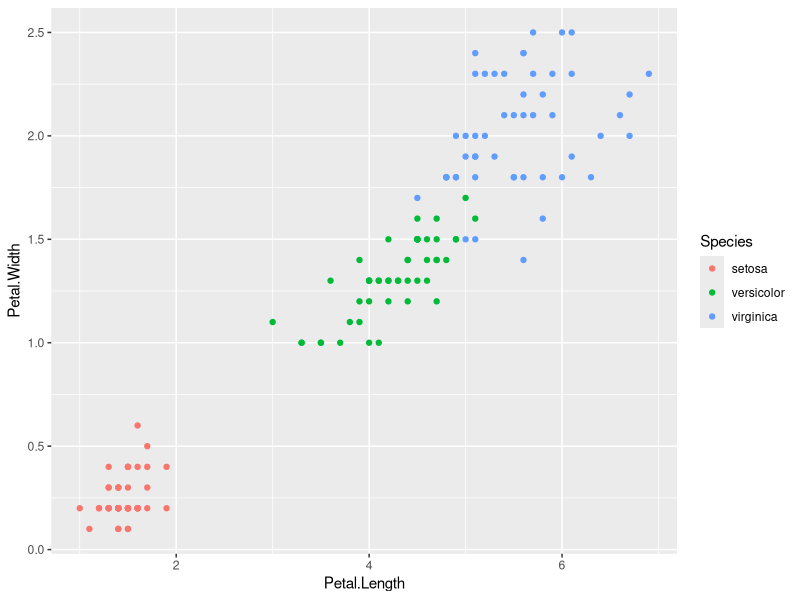
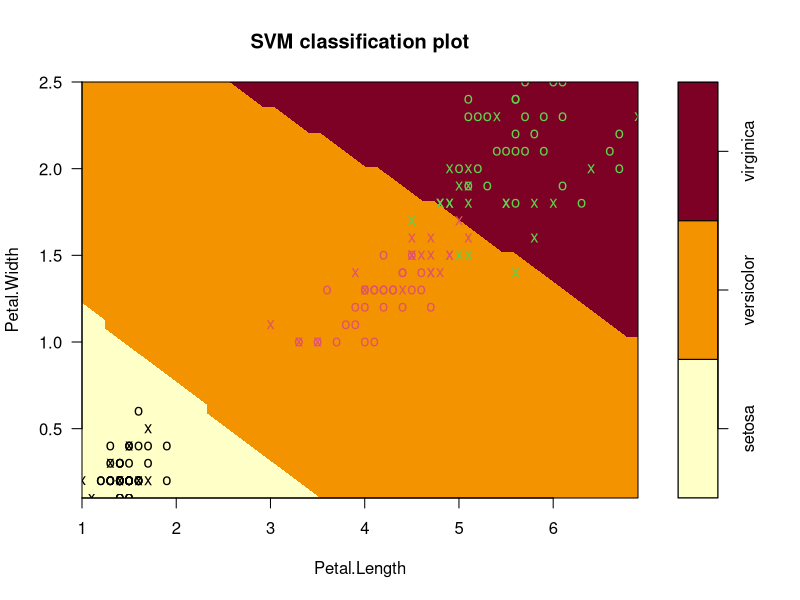
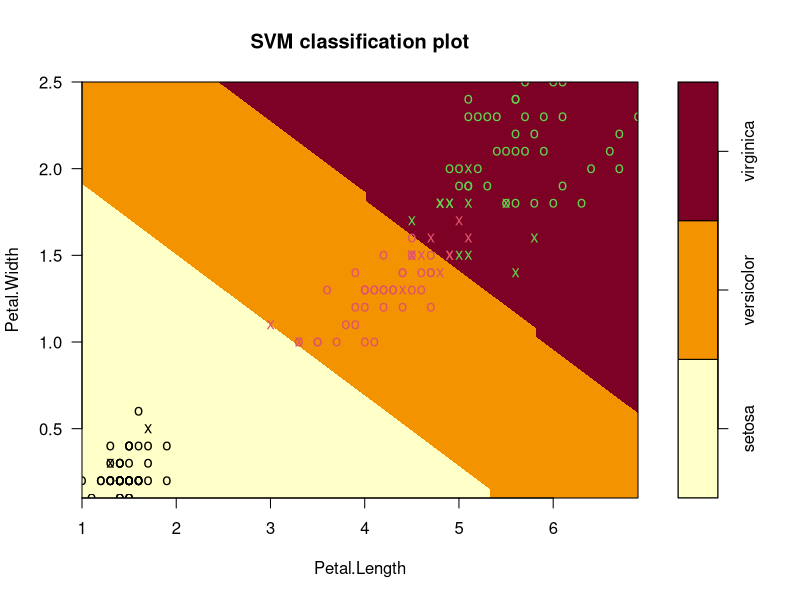
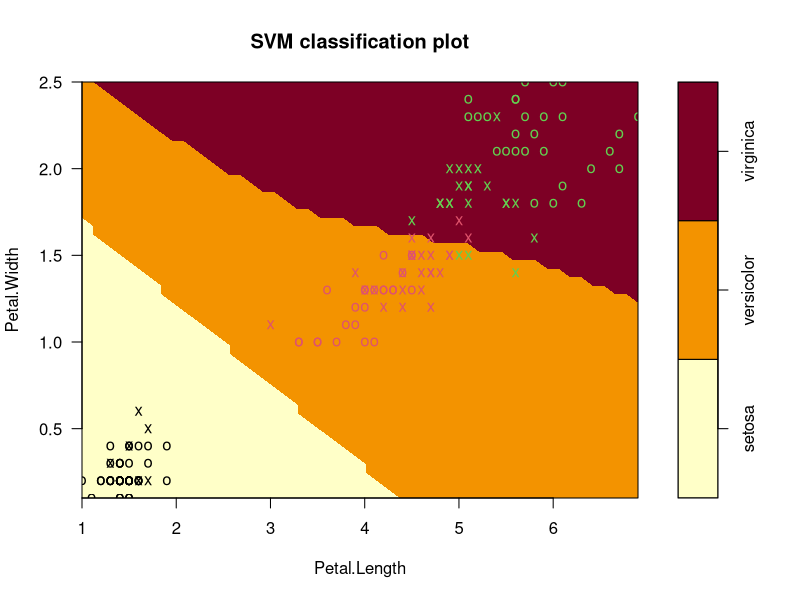

Write the R code that produced these figures, in order.
data("iris")
head(iris)
str(iris)

library(ggplot2)
library(e1071)

qplot(Petal.Length , Petal.Width , data = iris , color = Species)

svm_model1 <- svm(Species~., data = iris)
summary(svm_model1)

plot(svm_model1,data=iris,Petal.Width~Petal.Length,slice = list(Sepal.Width = 3, Sepal.Length = 6))


pred1 <- predict(svm_model1 , iris)

table1 <- table(Predicted = pred1 , Actual = iris$Species)
table1

#We can calculate the model1 accuracy
Model1_accuracyRate = sum(diag(table1))/sum(table1)
Model1_accuracyRate
# We can calcuate the missclassification rate
Model1_MissClassificationRate = 1 - Model1_accuracyRate
Model1_MissClassificationRate

# ---- Model 2 -----
# Now we will use other methods such as linear, polynomial... for kernels
# kernel = "linear"
svm_model2 <- svm(Species~., data = iris, kernel = "linear")
# Using the summary command to see the summary of our second model, we pass the svm_model2 to the
# summary() function
summary(svm_model2)

# Using the plot() function and our second model which is svm_model2, we can plot the results
# here the axes are Petal.Width Vs Petal.Length
plot(svm_model2, data = iris, Petal.Width~Petal.Length, slice = list(Sepal.Width = 3, Sepal.Length = 4))

# Prediction using the second model (svm_model2) we created on the iris dataset.
pred2 <- predict(svm_model2, iris)
# creating a table using the predicted one and the actual iris dataset
table2 <- table(Predicted = pred2, Actual = iris$Species)
table2

#We can calculate the model2 accuracy
Model2_accuracyRate = sum(diag(table2))/sum(table2)
Model2_accuracyRate
# We can calcuate the missclassification rate
Model2_MissClassificationRate = 1 - Model2_accuracyRate
Model2_MissClassificationRate

#Model 3
svm_model3 <- svm(Species~., data = iris, kernel = "polynomial")
summary(svm_model3)

plot(svm_model3, data = iris, Petal.Width~Petal.Length, slice = list(Sepal.Width = 3, Sepal.Length = 4))

pred3 <- predict(svm_model3, iris)
# creating a table using the predicted one and the actual iris dataset
table3 <- table(Predicted = pred3, Actual = iris$Species)
table3

#We can calculate the model2 accuracy
Model3_accuracyRate = sum(diag(table3))/sum(table3)
Model3_accuracyRate
# We can calcuate the missclassification rate
Model3_MissClassificationRate = 1 - Model3_accuracyRate
Model3_MissClassificationRate








